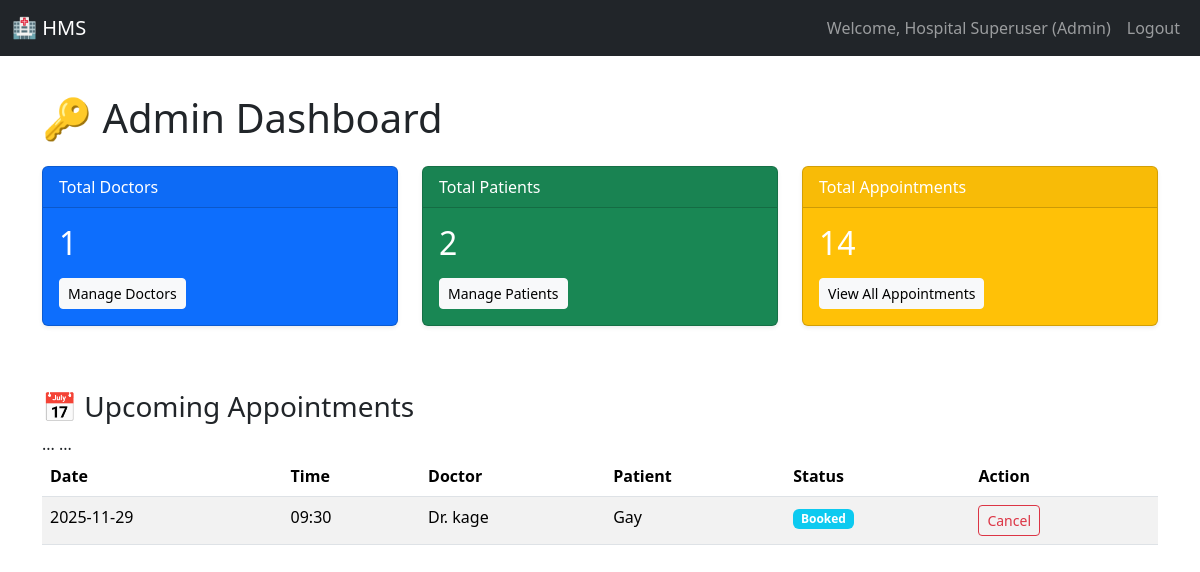
The page /admin (signed in) on the database its author committed.
### models.py (models this page shows)
class User(UserMixin, db.Model):
    __tablename__ = 'user'
    id = db.Column(db.Integer, primary_key=True)
    username = db.Column(db.String(80), unique=True, nullable=False)
    password_hash = db.Column(db.String(128), nullable=False)
    role = db.Column(db.String(10), nullable=False)  # Admin, Doctor, Patient
    name = db.Column(db.String(100), nullable=False)
    contact_info = db.Column(db.String(100))
    is_active = db.Column(db.Boolean, default=True) # Used for blacklist/deactivation
    doctor_profile = db.relationship('Doctor', backref='user', uselist=False)
    patient_profile = db.relationship('Patient', backref='user', uselist=False)

class Appointment(db.Model):
    __tablename__ = 'appointment'
    id = db.Column(db.Integer, primary_key=True)
    patient_id = db.Column(db.Integer, db.ForeignKey('patient.user_id'), nullable=False)
    doctor_id = db.Column(db.Integer, db.ForeignKey('doctor.user_id'), nullable=False)
    date = db.Column(db.String(10), nullable=False)
    time = db.Column(db.String(5), nullable=False)
    status = db.Column(db.String(20), default='Booked') # Booked, Completed, Cancelled
    __table_args__ = (db.UniqueConstraint('doctor_id', 'date', 'time', name='_doctor_time_uc'),)
    treatment_record = db.relationship('Treatment', backref='appointment', uselist=False)

### app.py (the view)
@app.route('/admin')
@role_required('Admin')
def admin_dashboard():
    total_doctors = Doctor.query.count()
    total_patients = Patient.query.count()
    total_appointments = Appointment.query.count()
    upcoming_appointments = Appointment.query.filter(Appointment.status == 'Booked').order_by(Appointment.date, Appointment.time).limit(5).all()
    context = {
        'total_doctors': total_doctors,
        'total_patients': total_patients,
        'total_appointments': total_appointments,
        'upcoming_appointments': upcoming_appointments
    }
    return render_template('admin_dashboard.html', **context)

### app.py (called while the page is built)
@login_manager.user_loader
def load_user(user_id):
    return User.query.get(int(user_id))

def role_required(role):
    def wrapper(func):
        @login_required
        @functools.wraps(func)
        def decorated_view(*args, **kwargs):
            if current_user.role != role:
                flash('Access denied. You do not have the required permissions.', 'danger')
                return redirect(url_for('dashboard'))
            return func(*args, **kwargs)
        return decorated_view
    return wrapper

### templates/admin_dashboard.html (shortened to what this page needs)
{% extends "base.html" %}
{% block content %}
<h1 class="mb-4">🔑 Admin Dashboard</h1>
<div class="row mb-5">
    <div class="col-md-4">
        <div class="card text-white bg-primary mb-3 shadow-sm">
            <div class="card-header">Total Doctors</div>
            <div class="card-body">
                <h2 class="card-title">{{ total_doctors }}</h2>
                <a href="{{ url_for('manage_doctors') }}" class="btn btn-light btn-sm mt-2">Manage Doctors</a>
            </div>
        </div>
    </div>
    <div class="col-md-4">
        <div class="card text-white bg-success mb-3 shadow-sm">
            <div class="card-header">Total Patients</div>
            <div class="card-body">
                <h2 class="card-title">{{ total_patients }}</h2>
                <a href="{{ url_for('manage_patients') }}" class="btn btn-light btn-sm mt-2">Manage Patients</a>
            </div>
        </div>
    </div>
    <div class="col-md-4">
        <div class="card text-white bg-warning mb-3 shadow-sm">
            <div class="card-header">Total Appointments</div>
            <div class="card-body">
                <h2 class="card-title">{{ total_appointments }}</h2>
                <a href="#" class="btn btn-light btn-sm mt-2">View All Appointments</a>
            </div>
        </div>
    </div>
</div>
<div class="row">
    <div class="col-md-12">
        <h3>📅 Upcoming Appointments</h3>
        <table class="table table-hover table-striped">
            <thead>
                <tr>
                    <th>Date</th>
                    <th>Time</th>
                    <th>Doctor</th>
                    <th>Patient</th>
                    <th>Status</th>
                    <th>Action</th>
                </tr>
            </thead>
            <tbody>
                {% for appt in upcoming_appointments %}
                <tr>
                    <td>{{ appt.date }}</td>
                    <td>{{ appt.time }}</td>
                    <td>Dr. {{ appt.doctor.user.name }}</td>
                    <td>{{ appt.patient.user.name }}</td>
                    <td><span class="badge bg-info">{{ appt.status }}</span></td>
                    <td>
                        <form method="POST" action="{{ url_for('admin_cancel_appointment', appt_id=appt.id) }}" style="display:inline;">
                            <button type="submit"
                                    class="btn btn-sm btn-outline-danger"
                                    onclick="return confirm('Are you sure you want to cancel this appointment (ID: {{ appt.id }})?');">
                                Cancel
                            </button>
                        </form>
                    </td>
                </tr>
                {% else %}
                <tr>
                    <td colspan="6" class="text-center text-muted">No upcoming appointments found.</td>
                </tr>
                {% endfor %}
            </tbody>
        </table>
    </div>
</div>
{% endblock %}

### templates/base.html (shortened to what this page needs)
<!DOCTYPE html>
<html lang="en">
<head>
    <link href="https://cdn.jsdelivr.net/npm/bootstrap@5.3.3/dist/css/bootstrap.min.css" rel="stylesheet">
</head>
<body>
    <nav class="navbar navbar-expand-lg navbar-dark bg-dark fixed-top">
        <div class="container-fluid">
            <a class="navbar-brand" href="{{ url_for('dashboard') }}">🏥 HMS</a>
            <div class="collapse navbar-collapse" id="navbarNav">
                <ul class="navbar-nav ms-auto">
                    {% if current_user.is_authenticated %}
                    <li class="nav-item">
                        <span class="nav-link">Welcome, {{ current_user.name }} ({{ current_user.role }})</span>
                    </li>
                    <li class="nav-item">
                        <a class="nav-link btn btn-sm btn-outline-light" href="{{ url_for('logout') }}">Logout</a>
                    </li>
                    {% endif %}
                </ul>
            </div>
        </div>
    </nav>
    <div class="container mt-4">
        {% block content %}{% endblock %}
    </div>
</body>
</html>

### templates/base.html (style rules this page uses)
body { padding-top: 70px; }

### rows shown on the page
User: name "Hospital Superuser", role "Admin"
Appointment: date "2025-11-29", time "09:30", doctor.user.name "kage", patient.user.name "Gay", status "Booked"

### other values the page prints
{{ total_doctors }} "1"
{{ total_patients }} "2"
{{ total_appointments }} "14"
